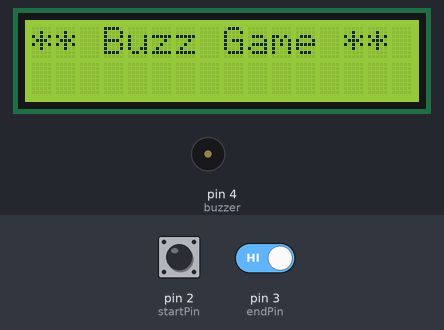
Simulated run of this sketch. Board: Arduino Uno, built with avr-gcc and run on an emulated ATmega328P. Parts: 16×2 character LCD, buzzer (waves = sounding, pin HIGH). Inputs (shaded band) come from the test bench; at power-on: pin 3 (endPin) HIGH, pin 2 (startPin) HIGH. What the sketch prints to the serial monitor is not drawn.

Above: at 3.2 s.
3.3 s: pin 3 (endPin) driven LOW
At 4.1 s:
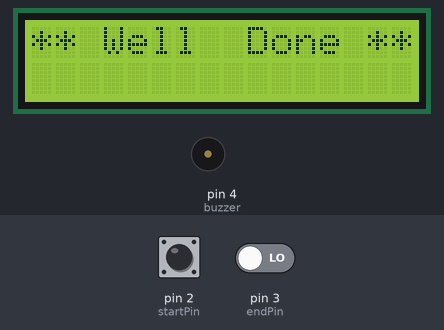
5.0 s: pin 2 (startPin) pulled LOW for 0.6 s
At 6.4 s:
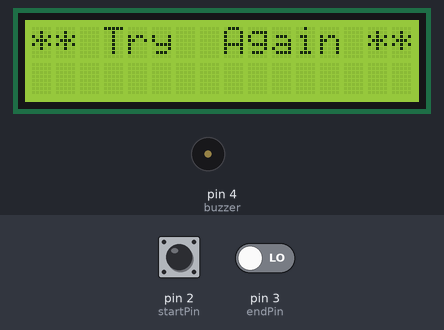
8.0 s: pin 2 (startPin) pulled LOW for 3.2 s
At 8.8 s:
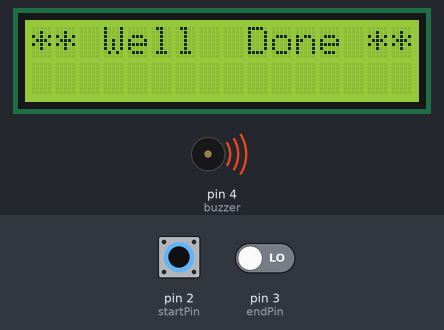
Timing chart, 0 to 13.6 s (numbered marks = the images above; inputs shaded):
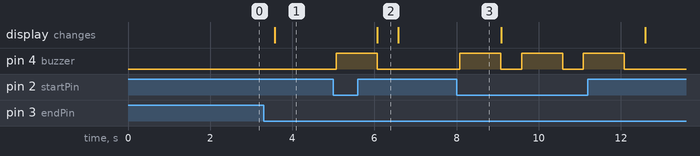

Measured:
- after the input at 3.3 s, the display: changes after 0.27 s (image 1)
- after the input at 5.0 s, pin 4 (buzzer): LOW → HIGH after 0.07 s, → LOW 1.0 s later; the display: changes after 1.1 s (image 2)
- after the input at 8.0 s, pin 4 (buzzer): alternates HIGH for 1.0 s and LOW for 0.50 s, 6 changes in all, then stays LOW, starting after 0.08 s
- what the display in image 2 shows lasts 0.5 s, from 6.1 s to 6.6 s

The sketch:

sketch_nov18a_buzz_wire_game.ino
```cpp
#include <LiquidCrystal.h>
const int rs = 12, en = 11, d4 = 10, d5 = 9, d6 = 8, d7 = 7;
LiquidCrystal lcd(rs, en, d4, d5, d6, d7);

const int startPin = 2;
const int endPin = 3;
const int buzzer = 4;
int start, end_;
void setup(void)
{
  Serial.begin(9600);
  lcd.begin(16, 2);
  lcd.setCursor(0,0);
  lcd.print("** Buzz Game **");
  pinMode(buzzer, OUTPUT);
  pinMode(startPin, INPUT_PULLUP);
  pinMode(startPin, INPUT_PULLUP);
  delay(2000);
}
void loop(void)
{
  start = digitalRead(startPin);
  end_ = digitalRead(endPin);
  Serial.print(start);
  Serial.print("\n");
  Serial.print(end_);
  if (start == LOW && end_== LOW ){
    digitalWrite(buzzer, HIGH);
    delay(1000);
    digitalWrite(buzzer, LOW);
    lcd.setCursor(0,0);
    lcd.print("** Try  Again **");
    Serial.print("Try Again");
  }
  else if (start == HIGH && end_== LOW){
    lcd.setCursor(0,0);
    lcd.print("** Well  Done **");
    Serial.print("Well Done");
  }
 delay(500);
}
```
